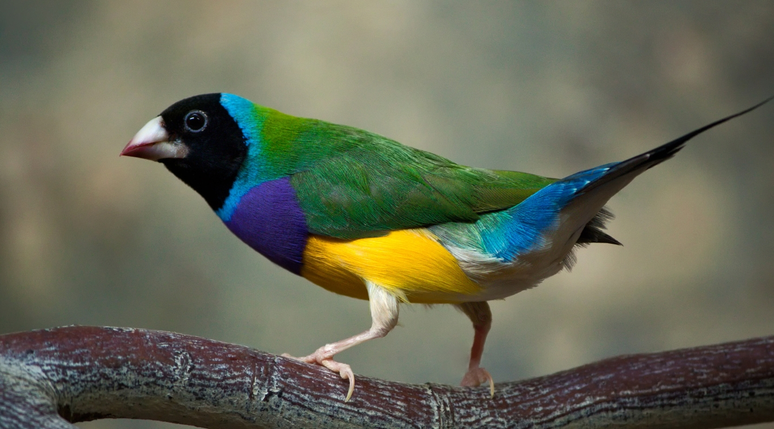
#> input picture lab8/images/bird.png, 774 x 429 px, found by its file name
$ jupyter execute Lab8_Faisal_224000173.ipynb   (older library calls are emulated)
#> lines starting #> are read from the running program, lines starting #| are printed output that depends on the picture; after the words box and inside, x2 and y2 are one past the last pixel; in counts of white or black regions, pixels touching at a corner belong together
# Lab 8 Edge Detection
**Student Name:** Faisal Abdullah Alshehri
**Student ID:** 2240001737

## Objective
Apply and compare Sobel, Prewitt, and Canny edge detection using Python and OpenCV, then investigate how Canny thresholds affect the detected edges.

## Selected new image
I selected the supplied bird photograph, saved as **bird.png** (774 x 429 pixels). It is different from the images used in the original notebook. The scene includes a colourful bird with strong colour boundaries, fine feather detail, a textured branch, and a comparatively smooth blurred background.

**Run:** place `bird.png` beside this notebook and choose **Run All**. All results are already embedded below. If needed, install `opencv-python-headless`, `numpy`, and `matplotlib` first.

[cell 1]
from pathlib import Path
import cv2
import numpy as np
import matplotlib.pyplot as plt

# Put bird.png beside this notebook before choosing Run All.
image_path = Path('bird.png')
if not image_path.is_file():
    raise FileNotFoundError('Upload bird.png beside this notebook.')

img = cv2.imread(str(image_path), cv2.IMREAD_COLOR)
#> img is the input picture: shape (429, 774, 3); mean B, G, R 87.3, 105.3, 102.3
if img is None:
    raise ValueError('OpenCV could not read bird.png.')
rgb = cv2.cvtColor(img, cv2.COLOR_BGR2RGB)
gray = cv2.cvtColor(img, cv2.COLOR_BGR2GRAY)
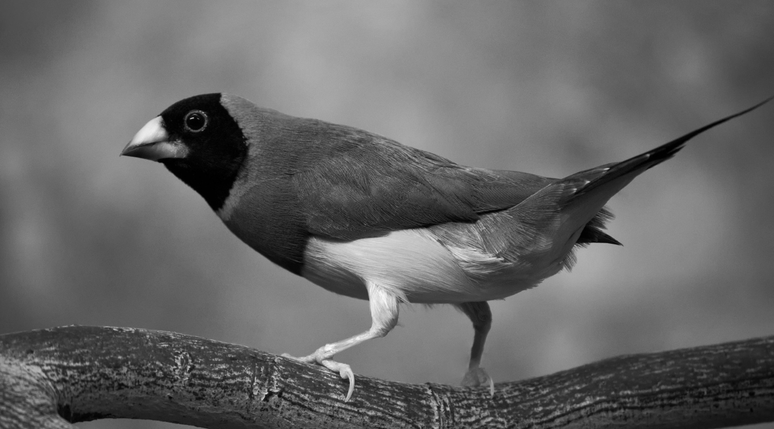
#> gray: shape (429, 774); min 0, max 252, mean 102.3
blurred = cv2.GaussianBlur(gray, (5, 5), 0)
output_dir = Path('results')
output_dir.mkdir(exist_ok=True)

def to_uint8(response):
    # Scale before casting to prevent wraparound above 255.
    return cv2.normalize(
        response, None, 0, 255, cv2.NORM_MINMAX
    ).astype(np.uint8)

print(f'Selected image: bird.png ({img.shape[1]} x {img.shape[0]})')
#| Selected image: bird.png (774 x 429)

## Task 1 Apply Edge Detection Methods

The original image and the three requested edge maps are displayed together below. Sobel and Prewitt use grayscale followed by a 5 x 5 Gaussian blur, as in the reference. Their x and y responses are combined as `sqrt(Gx**2 + Gy**2)` and normalized to 0-255 for display.

Sobel uses weighted smoothing within its derivative kernels, while Prewitt uses uniform weights. Canny uses the grayscale image with thresholds 100 and 200, following the reference example without an additional explicit Gaussian blur. It returns a binary edge map. These outputs illustrate each method; separately normalized gradient brightness is not an accuracy score.

[cell 2]
# Sobel: first derivatives in x and y.
sobel_x = cv2.Sobel(blurred, cv2.CV_64F, 1, 0, ksize=3)
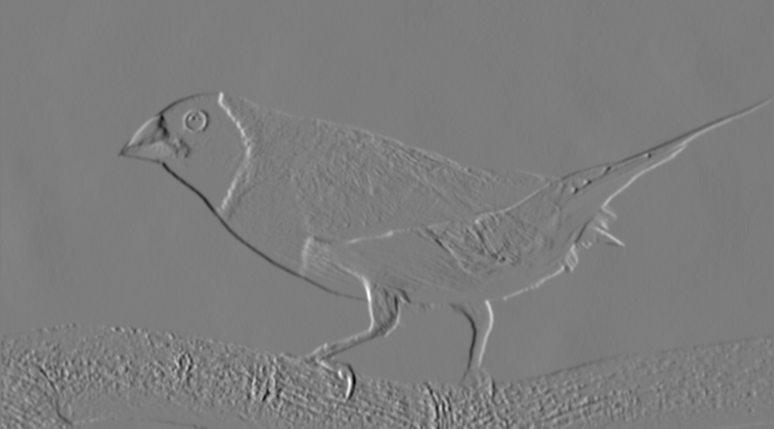
#> sobel_x: shape (429, 774) float64; min -380, max 393, mean -0.2; drawn with min black and max white
sobel_y = cv2.Sobel(blurred, cv2.CV_64F, 0, 1, ksize=3)
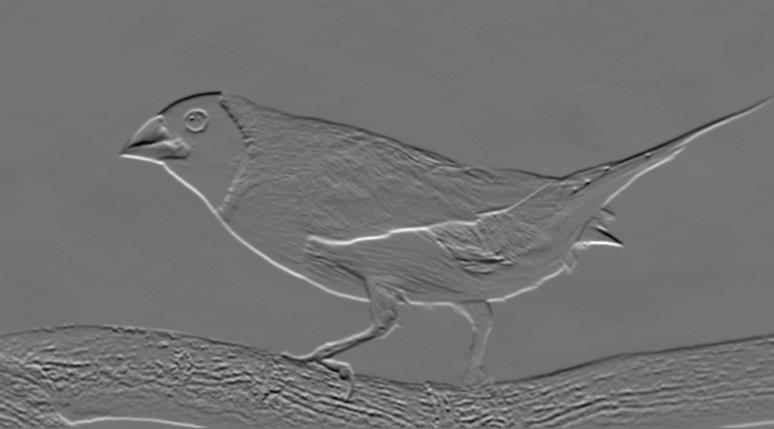
#> sobel_y: shape (429, 774) float64; min -319, max 388, mean -1; drawn with min black and max white
sobel = to_uint8(cv2.magnitude(sobel_x, sobel_y))
#> in to_uint8, `return cv2.normalize( response, None, 0, 255, cv2.NORM_MINMAX ).astype..`:
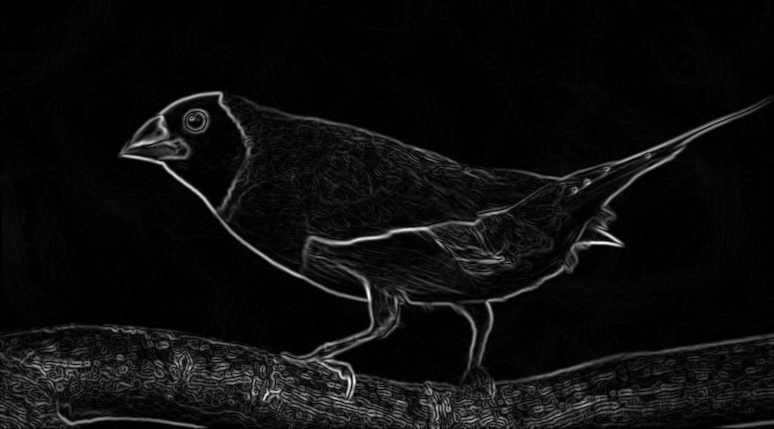
#> returned value: shape (429, 774); min 0, max 254, mean 13.2

# Prewitt: manually defined 3 x 3 derivative kernels.
kernel_x = np.array([[-1, 0, 1], [-1, 0, 1], [-1, 0, 1]],
                    dtype=np.float64)
kernel_y = np.array([[-1, -1, -1], [0, 0, 0], [1, 1, 1]],
                    dtype=np.float64)
prewitt_x = cv2.filter2D(blurred, cv2.CV_64F, kernel_x)
prewitt_y = cv2.filter2D(blurred, cv2.CV_64F, kernel_y)
prewitt = to_uint8(cv2.magnitude(prewitt_x, prewitt_y))

# Canny: same grayscale input as the threshold experiment.
canny = cv2.Canny(gray, 100, 200)
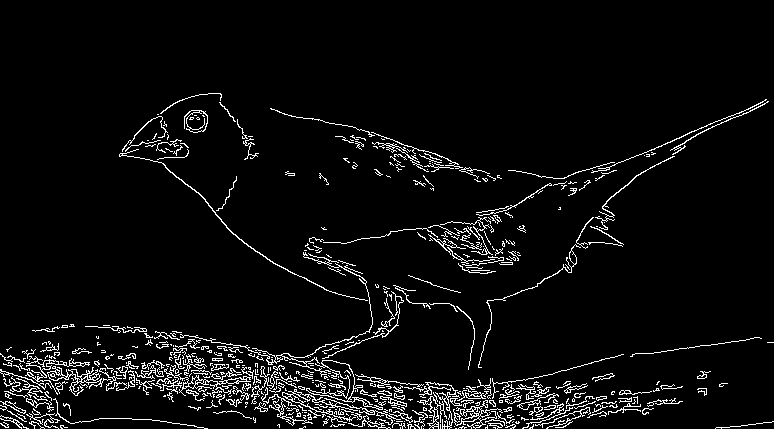
#> canny: shape (429, 774); 5.1% white in thin lines or dots, all inside (x1, y1, x2, y2) = (0, 93, 774, 429)

[cell 3]
fig, axes = plt.subplots(2, 2, figsize=(12, 7.8))
panels = [rgb, sobel, prewitt, canny]
titles = ['Original image: bird.png', 'Sobel', 'Prewitt',
          'Canny: low=100, high=200']
for ax, panel, title in zip(axes.flat, panels, titles):
    ax.imshow(panel, cmap='gray', vmin=0, vmax=255)
    ax.set_title(title)
    ax.axis('off')
#> this loop made 4 passes
#> title on passes 1 to 4: 'Original image: bird.png', 'Sobel', 'Prewitt', 'Canny: low=100, high=200'
fig.tight_layout()
fig.savefig(output_dir / 'task1_methods.png', dpi=160)
plt.show()
plt.close(fig)

### Task 1 Observations

Sobel and Prewitt produce similar gradient maps showing the bird outline, head and eye, tail, and the bark texture of the branch. Their responses have varying intensities and relatively broad boundaries. Canny produces thin binary edges and retains many high-contrast boundaries, while weaker changes are suppressed at thresholds 100 and 200. The smooth blurred background has almost no response, while the textured branch produces many.

## Task 2 Investigate the Effect of Canny Thresholds

Apply Canny using **(30, 90)**, **(50, 150)**, and **(100, 200)**, where each pair is `(low, high)`. The grayscale input and all other settings remain unchanged. Only the thresholds vary, so this experiment isolates their effect.

The high threshold identifies strong edge responses. Responses between the low and high thresholds are weak candidates and are kept only when connected through weak candidates to a strong edge. Responses below the low threshold are discarded.

[cell 4]
threshold_pairs = [(30, 90), (50, 150), (100, 200)]
canny_maps = {}
edge_counts = []
fig, axes = plt.subplots(1, 3, figsize=(15, 4.3))

for ax, (low, high) in zip(axes, threshold_pairs):
    # Only the thresholds change; gray and defaults stay fixed.
    edges = cv2.Canny(gray, low, high)
    canny_maps[(low, high)] = edges
    count = int(np.count_nonzero(edges))
    percent = 100 * count / edges.size
    edge_counts.append((low, high, count, percent))
    ax.imshow(edges, cmap='gray', vmin=0, vmax=255)
    ax.set_title(f'Low={low}, High={high}\n'
                 f'{count:,} edge pixels ({percent:.2f}%)')
    ax.axis('off')
    cv2.imwrite(str(output_dir / f'canny_{low}_{high}.png'), edges)
#> this loop made 3 passes
#> (count, percent) on passes 1 to 3: (33679, 10.14), (25070, 7.55), (16781, 5.05)
#> pass 1, `edges = cv2.Canny(gray, low, high)`:
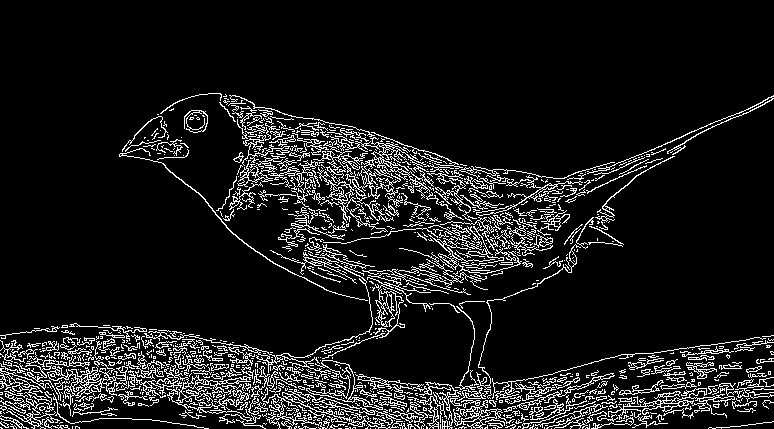
#> edges: shape (429, 774); 10.1% white in thin lines or dots, all inside (x1, y1, x2, y2) = (0, 93, 774, 429)
#> pass 2, `edges = cv2.Canny(gray, low, high)`:
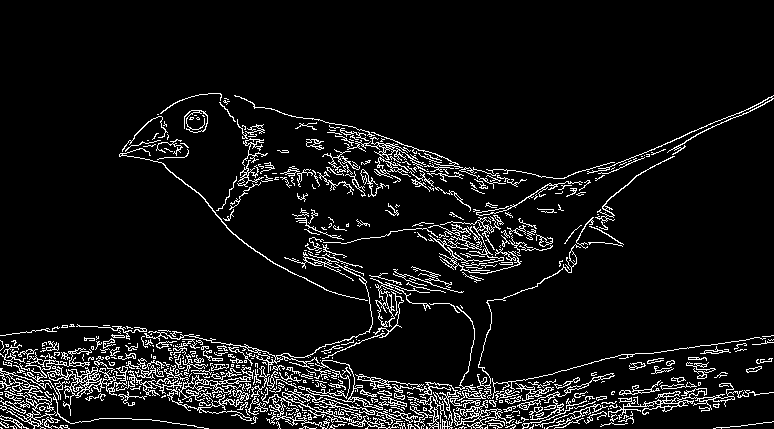
#> edges: shape (429, 774); 7.6% white in thin lines or dots, all inside (x1, y1, x2, y2) = (0, 93, 774, 429)
#> after the loop, canny_maps = 3 items; edge_counts = [(30, 90, 33679, 10.14), (50, 150, 25070, 7.55), (100, 200, 16781, 5.05)]

fig.tight_layout()
fig.savefig(output_dir / 'task2_canny_thresholds.png', dpi=180)
plt.show()
plt.close(fig)

print('Low | High | Edge pixels | Percentage of image')
for low, high, count, percent in edge_counts:
    print(f'{low:3d} | {high:4d} | {count:11,d} | {percent:.2f}%')
#> this loop made 3 passes
#|  30 |   90 |      33,679 | 10.14%
#|  50 |  150 |      25,070 | 7.55%
#| 100 |  200 |      16,781 | 5.05%

$ run again, with lab3/images/input.jpg.jpeg saved as lab8/images/bird.png
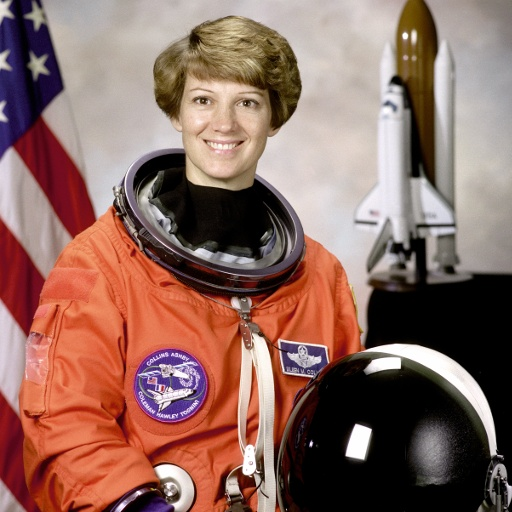
#> input picture lab3/images/input.jpg.jpeg, 512 x 512 px, found by its file name
#> img is the input picture: shape (512, 512, 3); mean B, G, R 96.5, 105.8, 141.5
#| Selected image: bird.png (512 x 512)
#> `canny = cv2.Canny(gray, 100, 200)`:
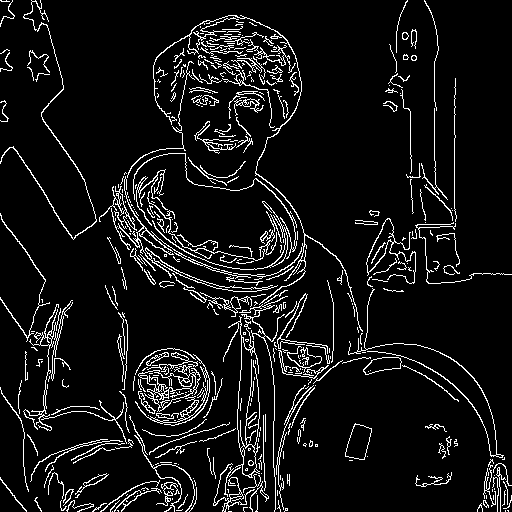
#> canny: shape (512, 512); 7.9% white in thin lines or dots
#> the loop `for ax, panel, title in zip(axes.flat, panels, titles):` made 4 passes
#> title on passes 1 to 4: 'Original image: bird.png', 'Sobel', 'Prewitt', 'Canny: low=100, high=200'
#> the loop `for ax, (low, high) in zip(axes, threshold_pairs):` made 3 passes
#> (count, percent) on passes 1 to 3: (33811, 12.9), (27159, 10.36), (20582, 7.85)
#> pass 2, `edges = cv2.Canny(gray, low, high)`:
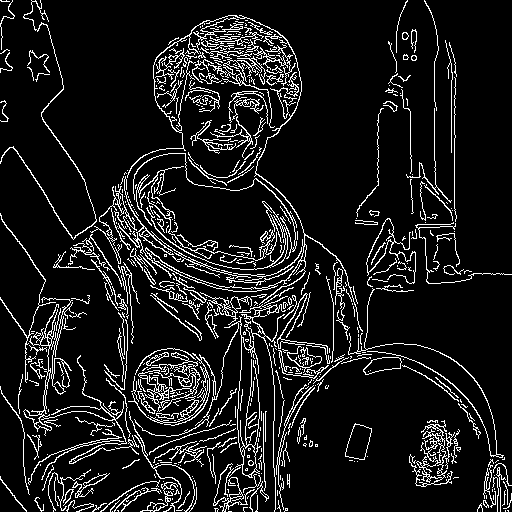
#> edges: shape (512, 512); 10.4% white in thin lines or dots
#> after the loop `for ax, (low, high) in zip(axes, threshold_pairs):`: canny_maps = 3 items; edge_counts = [(30, 90, 33811, 12.9), (50, 150, 27159, 10.36), (100, 200, 20582, 7.85)]
#> the loop `for low, high, count, percent in edge_counts:` made 3 passes
#> (printed output is left out)
